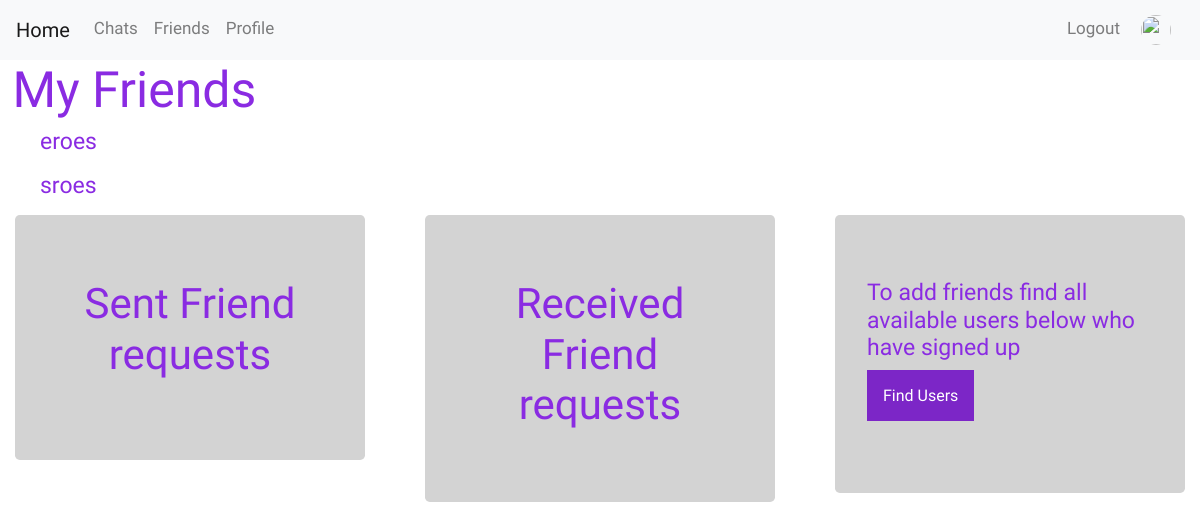
/friends/kroes/ (signed in), run on an earlier commit of the app's database.
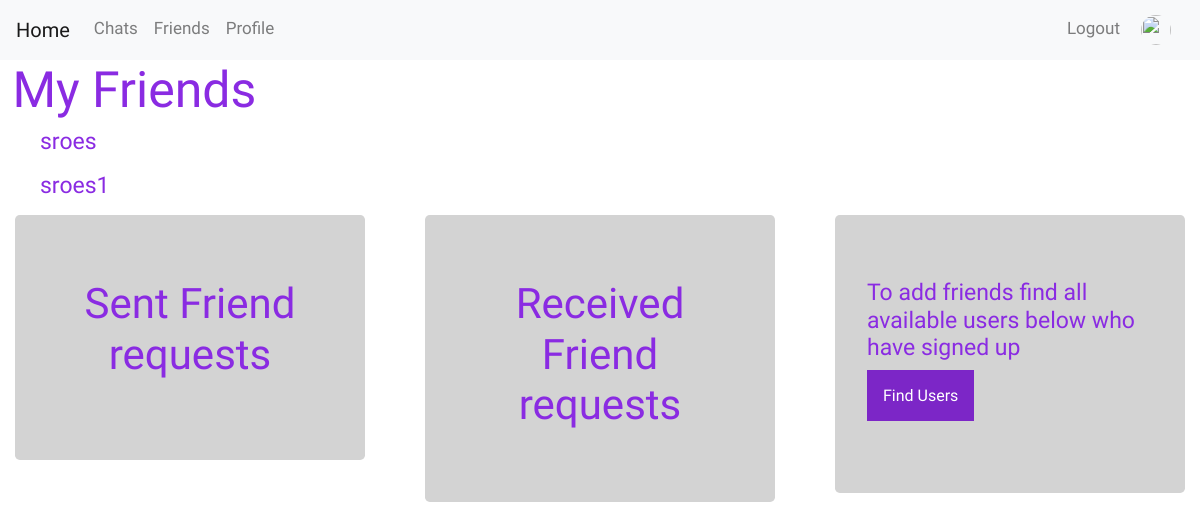
And on a later commit of the database.
### friends/models.py (models this page shows)
class Profile(models.Model):
    user = models.OneToOneField(User, on_delete=models.CASCADE)
    slug = models.SlugField()
    friends = models.ManyToManyField("Profile", blank=True)
    def __str__(self):
        return str(self.user.username)
    def get_absolute_url(self):
    	return "/users/{}".format(self.slug)

### friends/views.py (the view)
# urls.py: url(r'^(?P<slug>[\w-]+)/$', profile_view),
def profile_view(request, slug):
	p = Profile.objects.filter(slug=slug).first()
	u = p.user
	sent_friend_requests = FriendRequest.objects.filter(from_user=p.user)
	rec_friend_requests = FriendRequest.objects.filter(to_user=p.user)
	users = Profile.objects.exclude(user=request.user)
	friends = p.friends.all()
	button_status = 'none'
	if p not in request.user.profile.friends.all():
		button_status = 'not_friend'
		if len(FriendRequest.objects.filter(
			from_user=request.user).filter(to_user=p.user)) == 1:
				button_status = 'friend_request_sent'
	context = {
		'u': u,
		'user': request.user,
        'users': users,
		'button_status': button_status,
		'friends_list': friends,
		'sent_friend_requests': sent_friend_requests,
		'rec_friend_requests': rec_friend_requests
	}
	return render(request, "friends/profile.html", context)

### templates/friends/profile.html (shortened to what this page needs)
{% include "core/navbar.html" %}
{% block content %}
	{% if request.user == u %}
    <div class="first-element">
		<h1>&nbsp;My Friends</h1>
    </div>
		{% for friend in friends_list %}
			<ul><a href="/profile/{{ friend.user.username }}"> <h4>{{ friend.user.username }}</h4></a></ul>
		{% endfor %}
  <div class = "row">
    <div class = "col-md-4">
      <div class ="container-fluid">
        <div class="jumbotron" style="background-color:#D3D3D3">
        <div align="center">
		<h2>Sent Friend requests</h2>
		  </div>
        </div>
      </div>
  </div>
    <div class = "col-md-4">
      <div class ="container-fluid">
        <div class="jumbotron" style="background-color:#D3D3D3">
        <div align="center">
		<h2>Received Friend requests</h2>
		</div>
		</div>
		</div>
	{% endif %}
   <br>
	</div>
<div class = "col-md-4">
    <div class ="container-fluid">
     <div class="jumbotron" style="background-color:#D3D3D3">
<h4> To add friends find all available users below who have signed up </h4>
<div class="dropdown">
  <h5><button onclick="myFunction()" class="dropbtn">Find Users </button></h5>
            </div>
		  </div>
        </div>
      </div>
  </div>
{% endblock %}

### templates/core/navbar.html (shortened to what this page needs)
{% load static %}
<link href="//maxcdn.bootstrapcdn.com/bootstrap/4.1.1/css/bootstrap.min.css" rel="stylesheet" id="bootstrap-css">
<link rel="stylesheet" href="{% static 'style1.css' %}" />
 <link rel="stylesheet" href="https://stackpath.bootstrapcdn.com/bootstrap/4.4.1/css/bootstrap.min.css">
<nav class="navbar navbar-expand-lg navbar-light bg-light fixed-top">
  <a class="navbar-brand" href="/">Home</a>
  <div class="collapse navbar-collapse" id="navbarSupportedContent">
    <div class="navbar-nav w-100 order-1 order-md-0">
      {% if user.is_authenticated %}
        <a class="nav-item nav-link" href="/chat/">Chats</a>
        <a class="nav-item nav-link" href="/friends/{{ user.username}}/">Friends</a>
        <a class="nav-item nav-link" href="/profile/{{ user.username}}/">Profile</a>
        <div class="ml-auto navbar-nav">
            <a class="nav-item nav-link" href="{% url 'user_logout' %}">Logout</a>
        {% else %}
        <ul class="navbar-nav ml-auto">
            <a class="nav-item nav-link" href="/join/">Join</a>
            <a class="nav-item nav-link" href="/login/">Login</a>
          </ul>
        {% endif %}
        {% if user.is_authenticated %}
        <div class="dropdown">
          <button class="btn" type="button" data-toggle="dropdown" aria-haspopup="true" aria-expanded="true">
            <img src="{{ user.userprofile.picture.url }}", class="avatar" width="25" height="25">
          </button>
          </div>
  {% endif %}
  </div>
</nav>

### static/style1.css (style rules this page uses)
.first-element { padding-top: 60px; }
.avatar { vertical-align: middle; margin: auto; width: 30px; height: 30px; border-radius: 50%; }
.dropbtn { background-color: #7c26c7; color: white; padding: 16px; font-size: 16px; border: none; cursor: pointer; }
.dropdown { position: relative; display: inline-block; }

### templates/core/navbar.html (style rules this page uses)
a { font-family: 'Fredoka One';font-size: 17px; color: #2963b9; }

### templates/friends/profile.html (style rules this page uses)
h1 { font-family: 'Fredoka One';font-size: 50px; color: #8A2BE2; }
h5 { font-family: 'Fredoka One';font-size: 20px; color: #2963b9; }
h2 { font-family: 'Comfortaa';font-size: 42px; color: #8A2BE2; }
h4 { font-family: 'Comfortaa';font-size: 23px; color: #8A2BE2; }

What changed in the data, as far as the page shows it:
removed Profile: user.username "eroes"
added Profile: user.username "sroes1"
